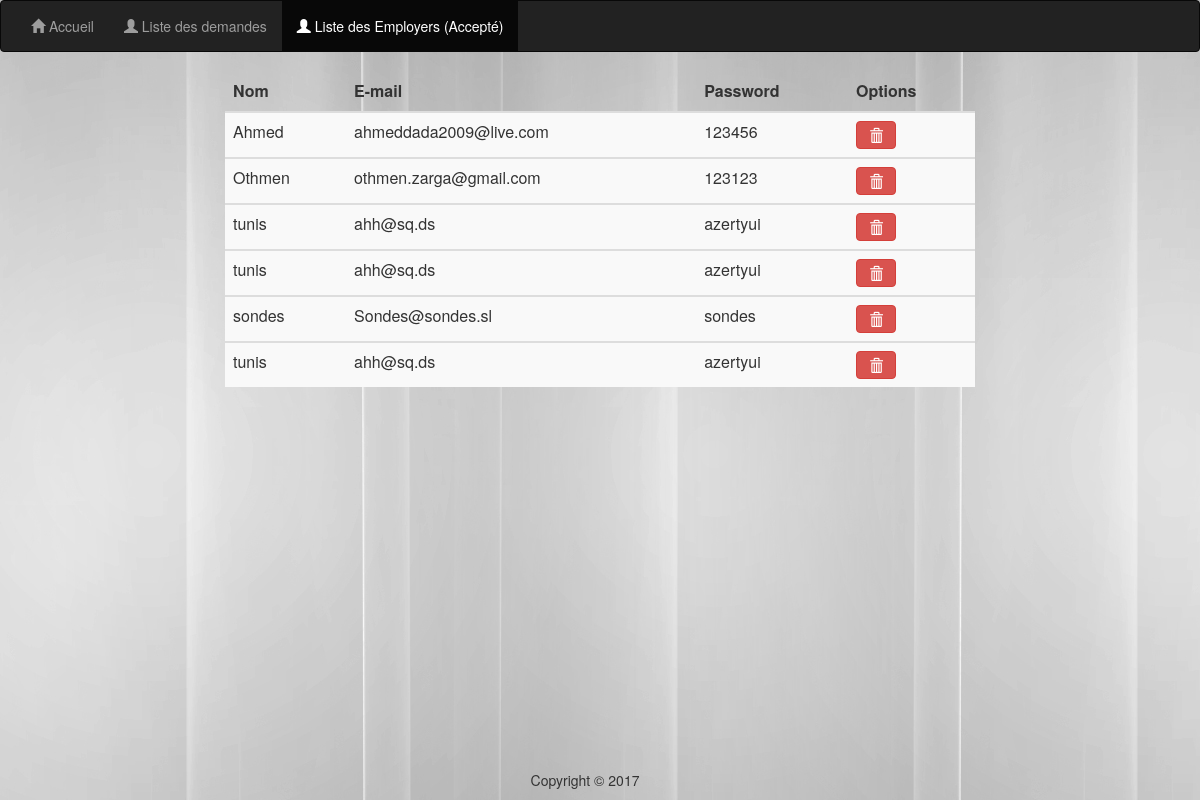
The app's page /LoginPage/affiche_emp.php with its own data.
### tables this page shows
CREATE TABLE `user_acc` (
  `id` int(10) NOT NULL,
  `nom` varchar(100) NOT NULL,
  `mail` varchar(250) NOT NULL,
  `pwd` varchar(250) NOT NULL
);

### LoginPage/affiche_emp.php (the view, shortened to what this page needs)
<head>
      <link rel="stylesheet" href="vendor/bootstrap/css/bootstrap.css"/>
      <link rel="stylesheet" href="dist/css/formValidation.css"/>
</head>
<body background="img/ins.jpg">
<?php
  $bdd = new PDO('mysql:host=localhost;dbname=login;charset=utf8', 'root', '');
  $reponse = $bdd->query('SELECT * FROM user_acc');
?>
 <nav class="navbar navbar-inverse">
        <div class="container-fluid">
          <ul class="nav navbar-nav">
		  <li> <a href="http://localhost/ooredoo/index.html"> <span class="glyphicon glyphicon-home" aria-hidden="true"> </span>  Accueil</a> </li>
            <li> <a href="list_demande.php"> <span class="glyphicon glyphicon-user" aria-hidden="true"> </span>  Liste des demandes </a> </li>
            <li class="active"> <a href="affiche_emp.php"> <span class="glyphicon glyphicon-user" aria-hidden="true"> </span>  Liste des Employers (Accepté) </a> </li>
          </ul>
        </div>
      </nav>
<div class="container">
    <div class="row">
          <section>
		  <div class="col-lg-8 col-lg-offset-2">
<table class="table table-striped" style="border-width:1px;border-color:black;" >
   <thead>
      <tr>
		 <th>Nom</th>
	     <th>E-mail</th>
   	     <th>Password</th>
	     <th>Options </th>
	  </tr>
   </thead>
   <tbody>
   <?php while ($donnees = $reponse->fetch())
   {
   ?>
   <tr>
   <td> <?php echo $donnees["nom"]; ?> </td>
   <td> <?php echo $donnees["mail"]; ?> </td>
   <td> <?php echo $donnees["pwd"]; ?> </td>
   <td>
<a style="text-decoration: none" class="confirmModalLink" href="supp_emp.php?id=<?php echo $donnees["id"]; ?>">
<button  class="btn btn-danger">
<span class="glyphicon glyphicon-trash" aria-hidden="true"> </span> </button></a>
   </td>
   </tr>
   </tbody>
   <?php }
   ?>
</table>
<div class="col-lg-4 col-lg-offset-4">
</div>
</div>
</section>
</div>
</div>
<footer style="position: absolute;bottom: 0;">
        <div class="container text-center">
            <p>Copyright &copy;  2017</p>
        </div>
    </footer>
</body>
</html>

### records on screen
user_acc: nom "Ahmed", mail "ahmeddada2009@live.com", pwd "123456"
user_acc: nom "Othmen", mail "othmen.zarga@gmail.com", pwd "123123"
user_acc: nom "tunis", mail "ahh@sq.ds", pwd "azertyui"
user_acc: nom "tunis", mail "ahh@sq.ds", pwd "azertyui"
user_acc: nom "sondes", mail "Sondes@sondes.sl", pwd "sondes"
user_acc: nom "tunis", mail "ahh@sq.ds", pwd "azertyui"
